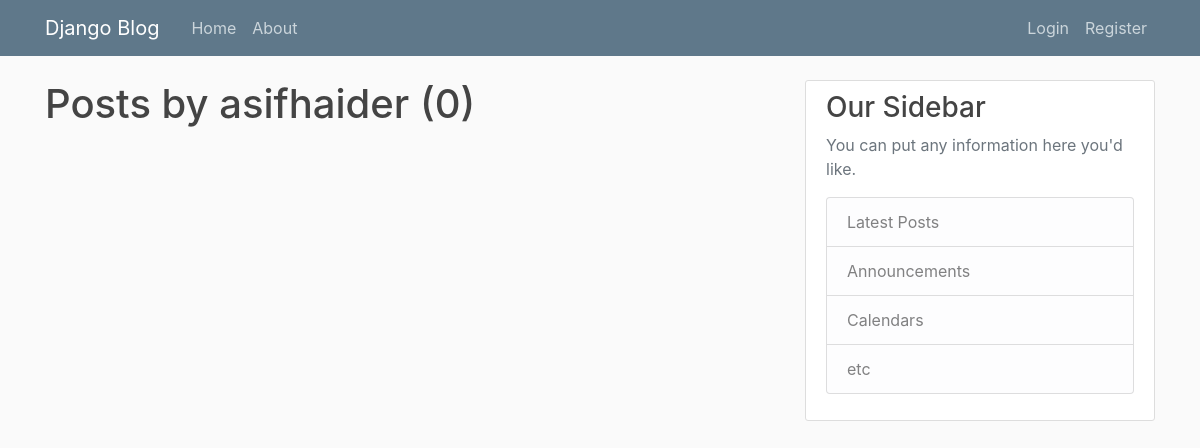
The page /user/asifhaider on the database as committed earlier.
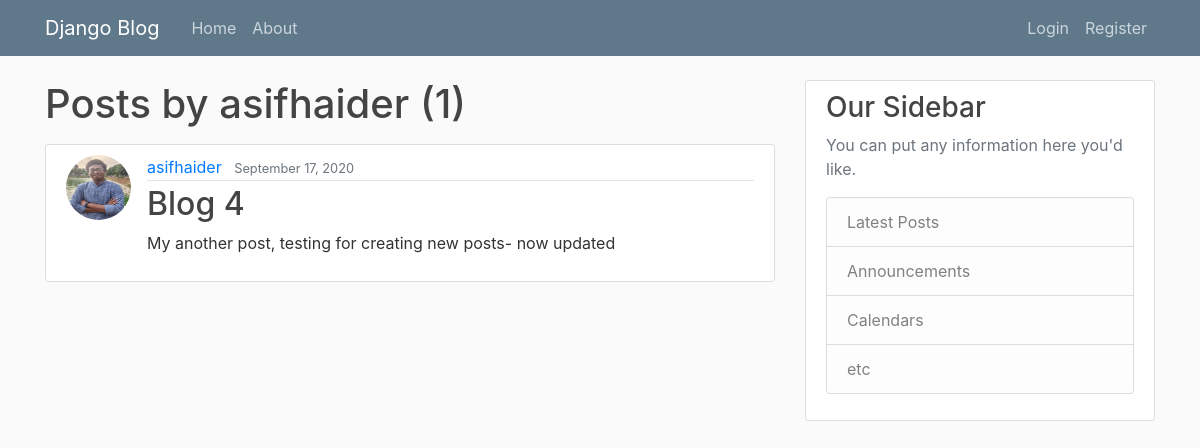
The same page on the database as committed later.
### blog/models.py (models this page shows, shortened)
class Post(models.Model):
    title = models.CharField(max_length=100)
    content = models.TextField() #unrestricted length
    date_posted = models.DateTimeField(default=timezone.now) # while creating new instance update date time
    author = models.ForeignKey(User, on_delete=models.CASCADE) #user deleted, auto deletes posts

### users/models.py (models this page shows, shortened)
class Profile (models.Model):
    user = models.OneToOneField(User, on_delete=models.CASCADE) # delete profile auto if user deleted, nut not vice versa
    image = models.ImageField (default = 'default.jpg', upload_to = 'profile_pics')

### blog/views.py (the view)
# urls.py: path('user/<str:username>', UserPostListView.as_view(), name = 'user-posts'),
class UserPostListView (ListView):
    model = Post
    template_name = 'blog/user_posts.html' # search for <app>/<model>_<viewtype>.html
    context_object_name = 'posts'
    paginate_by = 4
    def get_queryset (self):
        user = get_object_or_404(User, username = self.kwargs.get('username'))
        return Post.objects.filter (author = user).order_by ('-date_posted')

### blog/templates/blog/user_posts.html (shortened to what this page needs)
{% extends 'blog/base.html' %}
{% block content %}
<h1 class = 'mb-3'> Posts by {{ view.kwargs.username }} ({{ page_obj.paginator.count }})</h1>
{% for post in posts %}
<article class="media content-section">
    <img class='rounded-circle article-img' src="{{ post.author.profile.image.url }}">
    <div class="media-body">
        <div class="article-metadata">
            <a class="mr-2" href="{% url 'user-posts' post.author.username %}">{{ post.author }}</a>
            <small class="text-muted">{{ post.date_posted|date:"F d, Y" }}</small>
        </div>
        <h2><a class="article-title" href="{% url 'post-detail' post.id %}">{{ post.title }}</a></h2>
        <p class="article-content">{{ post.content }}</p>
    </div>
</article>
{% endfor %}
{% endblock %}

Rows that differ between the two databases and show on the page:
added Post: author.profile.image (picture), author "asifhaider", date_posted "September 17, 2020", title "Blog 4", content "My another post, testing for creating new posts- now updated"
Other text that changed with them:
{{ page_obj.paginator.count }}: "0" → "1"
